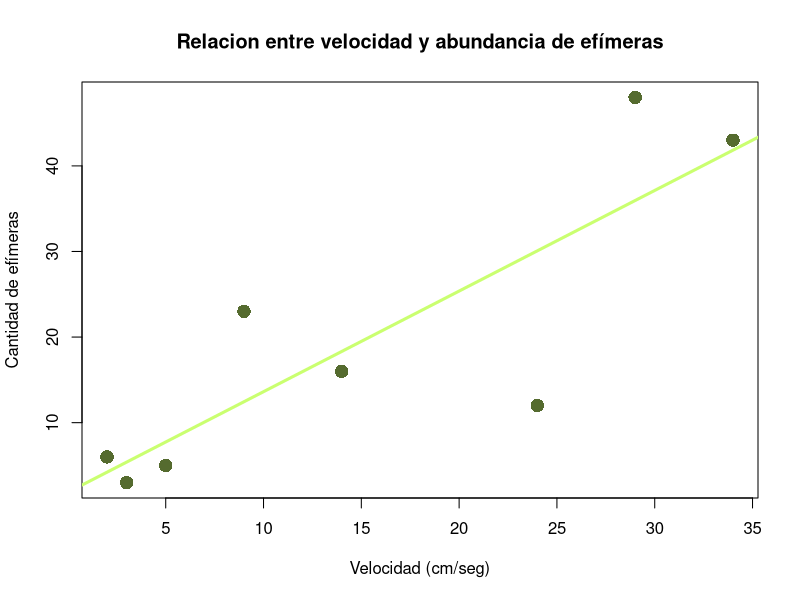
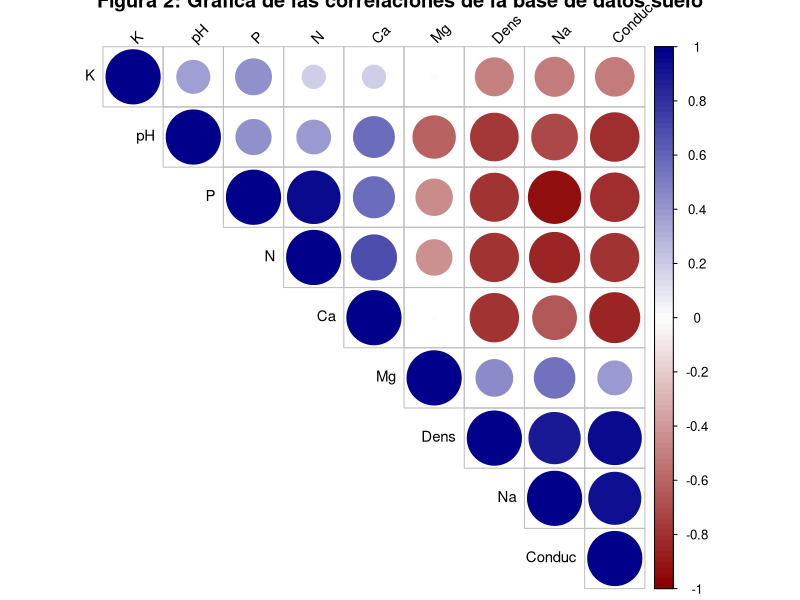
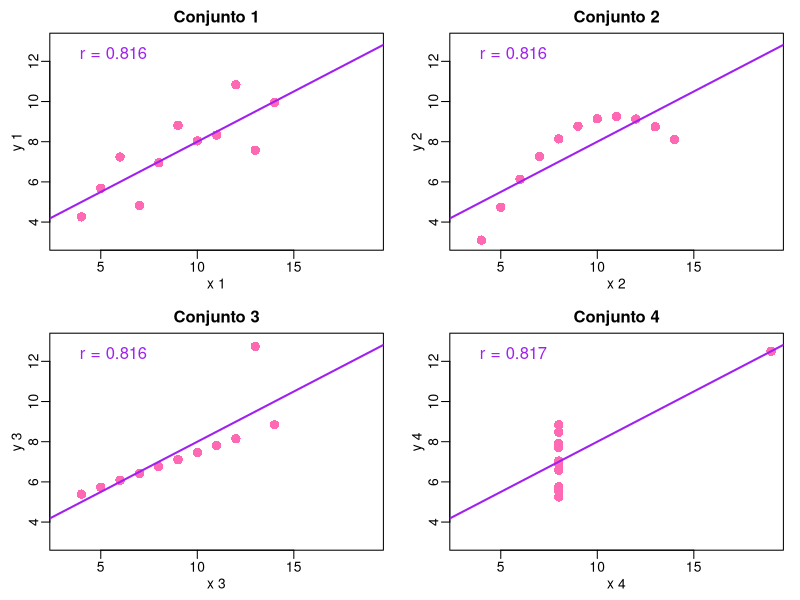

Write the R code that produced these figures, in order.
# ------------------------------------------------------------------------------
# FLOR ANGELI CRUZ ROSALES
# Fecha: 01/10/2025
# Lab.7...
# ------------------------------------------------------------------------------

options(repos = c(CRAN = "https://cloud.r-project.org"))

if(!require(corrplot)) install.packages("corrplot")
if(!require(Hmisc)) install.packages("Hmisc")

library(corrplot)
library(Hmisc)


##############################################################################
# EJERCICIO 1: Efímeras vs Velocidad del arroyo
##############################################################################

cat("EJERCICIO 1: Efímeras vs Velocidad del arroyo\n\n")

speed <- c(2, 3, 5, 9, 14, 24, 29, 34)
abundance <- c(6, 3, 5, 23, 16, 12, 48, 43)

cat("Datos de campo:\n")
cat("Velocidades:", speed, "\n")
cat("Efímeras contadas:", abundance, "\n\n")

cat("HIPOTESIS:\n")
cat("   H0: La velocidad NO afecta a las efímeras\n")
cat("   H1: A mas velocidad, MAS efímeras\n\n")

plot(speed, abundance,
     main = "Relacion entre velocidad y abundancia de efímeras",
     xlab = "Velocidad (cm/seg)",
     ylab = "Cantidad de efímeras",
     pch = 16, col = "#556B2F", cex = 1.8)

abline(lm(abundance ~ speed), col = "#CAFF70", lwd = 3)

cat("OBSERVACION:\n")
cat("   Parece haber mas efímeras cuando la velocidad aumenta,\n")
cat("   pero no es una relación perfecta - hay variacion en los datos.\n\n")

shapiro_speed <- shapiro.test(speed)
shapiro_abundance <- shapiro.test(abundance)

cat("PRUEBA DE NORMALIDAD:\n")

cat("   Velocidad: p =", round(shapiro_speed$p.value, 4), 
    ifelse(shapiro_speed$p.value > 0.05, "(Normal)", "(No normal)"), "\n")
cat("   Efímeras: p =", round(shapiro_abundance$p.value, 4),
    ifelse(shapiro_abundance$p.value > 0.05, "(Normal)", "(No normal)"), "\n\n")

if(shapiro_speed$p.value > 0.05 & shapiro_abundance$p.value > 0.05){
  cor_result <- cor.test(speed, abundance, method = "pearson")
  metodo <- "Pearson"
  cat("Usando correlacion de PEARSON (datos normales)\n")
} else {
  cor_result <- cor.test(speed, abundance, method = "spearman") 
  metodo <- "Spearman"
  cat("Usando correlacion de SPEARMAN (datos no normales)\n")
}

cat("\nRESULTADOS:\n")
cat("   Coeficiente r =", round(cor_result$estimate, 3), "\n")
cat("   Valor p =", round(cor_result$p.value, 4), "\n")

if(cor_result$p.value < 0.05) {
  if(cor_result$estimate > 0) {
    cat("   SIGNIFICATIVO: Hay correlacion positiva\n")
    cat("   CONCLUSION: Las efímeras prefieren aguas mas rapidas\n")
  } else {
    cat("   SIGNIFICATIVO: Hay correlacion negativa\n")
    cat("   CONCLUSION: Las efímeras prefieren aguas mas tranquilas\n")
  }
} else {
  cat("   NO SIGNIFICATIVO: No hay correlacion clara\n")
  cat("   CONCLUSION: La velocidad no parece afectar significativamente\n")
}

##############################################################################
# EJERCICIO 2: Analisis de suelo
##############################################################################

cat("EJERCICIO 2: Analisis de propiedades del suelo\n\n")

#data.frame= tabla de datos
# Columna "Gp"
# Columna "Block"
# Columna "pH"
# Columna "N"

suelo <- data.frame(
  Gp = c("T0", "T0", "T0", "T0", "T1", "T1", "T1"),
  Block = c(1, 2, 3, 4, 1, 2, 3),
  pH = c(5.40, 5.65, 5.14, 5.14, 5.14, 5.10, 4.70),
  N = c(0.188, 0.165, 0.260, 0.169, 0.164, 0.094, 0.100),
  Dens = c(0.92, 1.04, 0.95, 1.10, 1.12, 1.22, 1.52),
  P = c(215, 208, 300, 248, 174, 129, 117),
  Ca = c(16.35, 12.25, 13.02, 11.92, 14.17, 8.55, 8.74),
  Mg = c(7.65, 5.15, 5.68, 7.88, 8.12, 6.92, 8.16),
  K = c(0.72, 0.71, 0.68, 1.09, 0.70, 0.81, 0.39),
  Na = c(1.14, 0.94, 0.60, 1.01, 2.17, 2.67, 3.32),
  Conduc = c(1.09, 1.35, 1.41, 1.64, 1.85, 3.18, 4.16)
)

cat("Muestras de suelo:", nrow(suelo), "muestras con 11 variables\n")
cat("Analizando correlaciones con pH...\n\n")

variables <- suelo[, c("pH", "N", "Dens", "P", "Ca", "Mg", "K", "Na", "Conduc")]
resultados <- rcorr(as.matrix(variables), type = "pearson")
cor_matrix <- resultados$r
p_matrix <- resultados$P

cat("CORRELACIONES CON pH\n")
################################################################################
cat("Variable    r     p-value   Significativo\n")

variables_check <- c("N", "Dens", "P", "Ca", "Mg", "K", "Na", "Conduc")
for(variable in variables_check) {
  r_val <- round(cor_matrix["pH", variable], 3)
  p_val <- round(p_matrix["pH", variable], 4)
  signif <- ifelse(p_val < 0.05, "SI", "NO")
  cat(sprintf("pH - %-6s  %5.3f   %6.4f      %s\n", 
              variable, r_val, p_val, signif))
}

cat("\nINTERPRETACION:\n")
if(p_matrix["pH", "Ca"] < 0.05) {
  if(cor_matrix["pH", "Ca"] > 0) {
    cat("   pH y Calcio: Relacion positiva - a mas pH, mas calcio\n")
  }
}
if(p_matrix["pH", "Conduc"] < 0.05) {
  if(cor_matrix["pH", "Conduc"] < 0) {
    cat("   pH y Conductividad: Relacion negativa\n")
  }
}
if(p_matrix["pH", "P"] < 0.05) {
  cat("   pH y Fosforo: Relacion significativa\n")
}

cat("\nGrafico de correlaciones...\n")
orden <- c("K", "pH", "P", "N", "Ca", "Mg", "Dens", "Na", "Conduc")
cor_matrix_ordenada <- cor_matrix[orden, orden]

corrplot(cor_matrix_ordenada, 
         method = "circle",       
         type = "upper",
         order = "original",
         col = colorRampPalette(c("darkred", "white", "darkblue"))(100),
         tl.col = "black",
         tl.srt = 45,
         tl.cex = 0.9,
         title = "Figura 2: Gráfica de las correlaciones de la base de datos suelo")

##############################################################################
# EJERCICIO 3: Cuarteto de Anscombe
##############################################################################

cat("EJERCICIO 3: Cuarteto de Anscombe\n\n")

cat("Los 4 conjuntos de Anscombe tienen estadisticas similares\n")
cat("pero distribuciones muy diferentes visualmente.\n\n")

graphics.off()  # Cierra todos los gráficos anteriores

par(mfrow = c(2, 2), mar = c(3, 3, 2, 1), mgp = c(1.5, 0.5, 0))

data(anscombe)

# Crear los 4 gráficos
for (i in 1:4) {
  x <- anscombe[, i]
  y <- anscombe[, i + 4]
  
  plot(x, y,
       main = paste("Conjunto", i),  
       xlab = paste("x", i),
       ylab = paste("y", i),
       pch = 16,
       col = "#FF69B4", 
       cex = 1.5,
       xlim = c(3, 19),
       ylim = c(3, 13))
  
  abline(lm(y ~ x), col = "purple", lwd = 2)
  
  r <- round(cor(x, y), 3)
  legend("topleft", 
         legend = paste("r =", r), 
         bty = "n",
         text.col = "purple",
         cex = 1.2)
}

# Restaurar configuración normal
par(mfrow = c(1, 1))

cat("ANALISIS DE LOS GRAFICOS:\n")
cat("   1. Relacion lineal clara\n")
cat("   2. Relacion no lineal (curva)\n") 
cat("   3. Presencia de outlier\n")
cat("   4. Un punto influyente domina la correlacion\n\n")

cat("CONCLUSION:\n")
cat("   Es esencial visualizar los datos antes del analisis estadistico\n")
